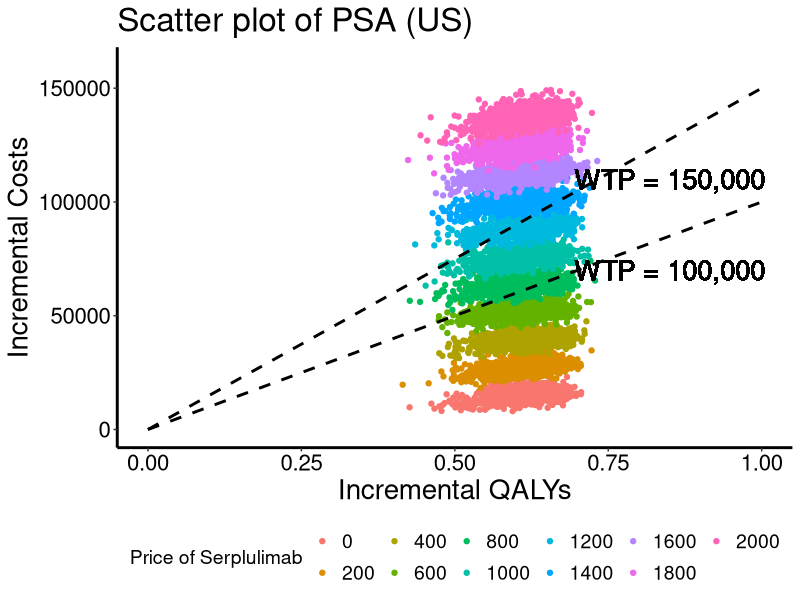
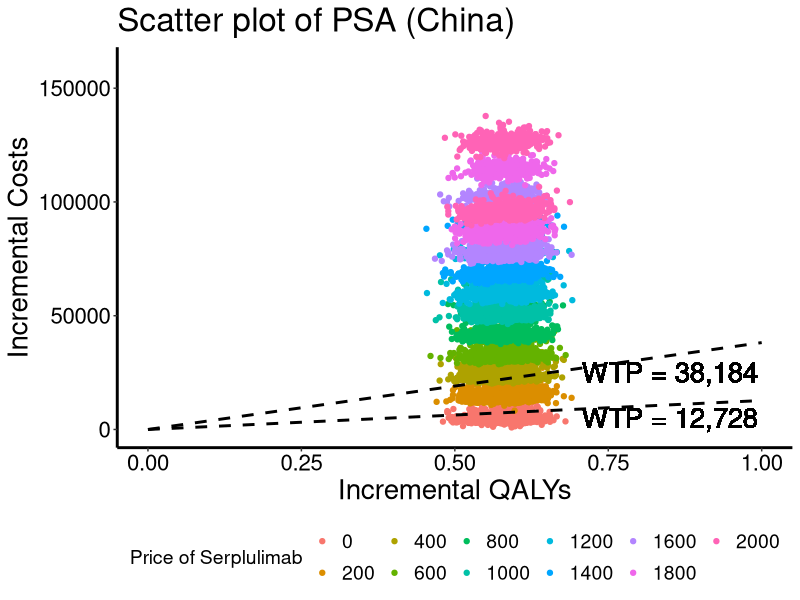
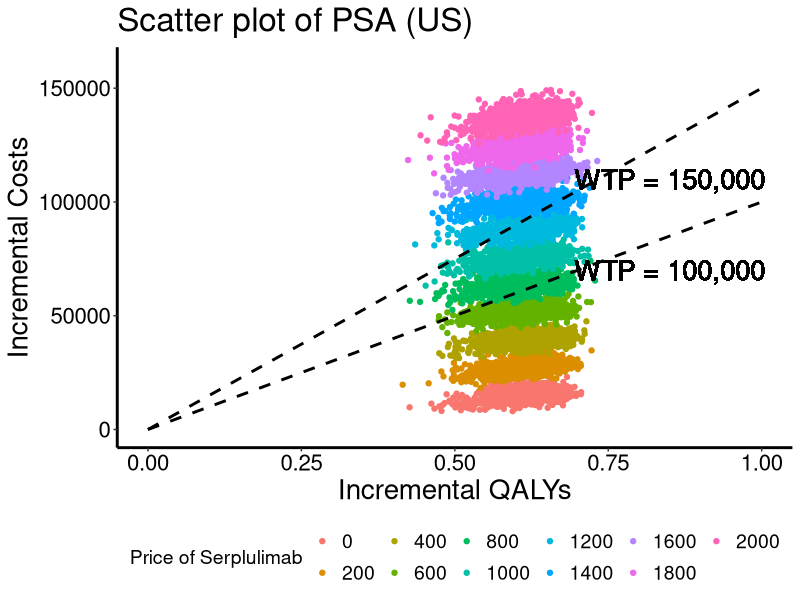
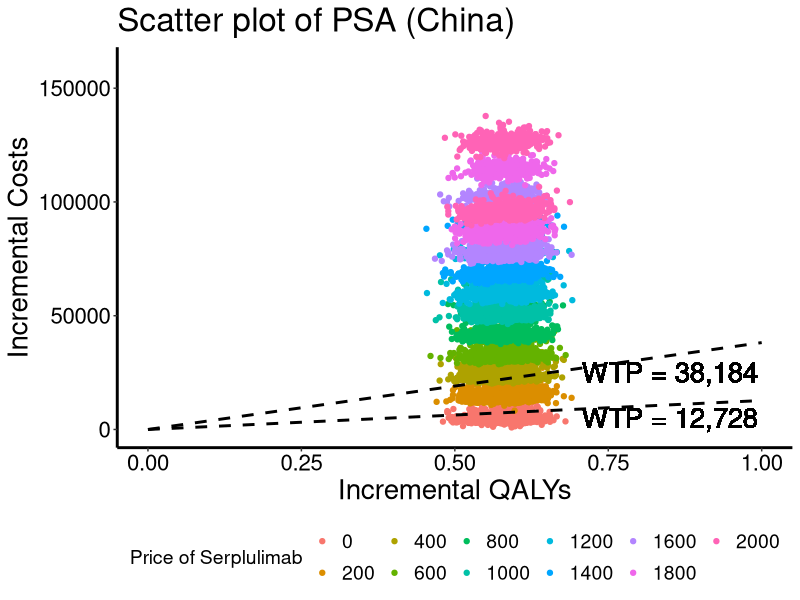

The R script that drew these images, in order:
library("ggplot2")
US <- read.csv("US.csv")
China<- read.csv("China.csv")

US$Group<-factor(US$Group,levels=c("0","200","400","600","800","1000","1200","1400","1600","1800","2000"))

summary(US)

wtp1<-100000
wtp2<-150000
y1<-function(x){wtp1*x}
y2<-function(x){wtp2*x}
ros<-ggplot(data = US)+geom_point(aes(x=Delta_QALYs,y=Delta_Costs,group=Group,colour=Group))+
  scale_color_discrete(name="Price of Serplulimab")+
    coord_cartesian(ylim=c(0,160000),xlim = c(0,1))+
    stat_function(fun = y1,geom = "line",xlim = c(0,1),size=1,linetype="dashed",colour="black")+
    stat_function(fun = y2,geom = "line",xlim = c(0,1),size=1,linetype="dashed",colour="black")+
  geom_text(aes(x= 0.85, y = 70000, label = "WTP = 100,000"),size=7)+
  geom_text(aes(x= 0.85, y = 110000, label = "WTP = 150,000"),size=7)+
    labs(x="Incremental QALYs",y="Incremental Costs", title = "Scatter plot of PSA (US)")+
  theme(axis.title.x= element_text(size=20,color="black"))+
  theme(axis.title.y= element_text(size=20,color="black"))+
  theme(panel.grid= element_blank())+
  theme(axis.line = element_line(colour = "black",size = 1))+
  theme(axis.text.x= element_text(size=16, color="black"))+
  theme(axis.text.y= element_text(size=16, color="black"))+
  theme(title = element_text(size=20, color="black"))+
  theme(panel.background = element_blank())+
  theme(panel.border=element_blank())+
  theme(legend.position = "bottom",
        legend.text = element_text(size = 14),legend.title = element_text(size = 14),strip.text = element_text(size = 14)) +
  guides(color = guide_legend(nrow = 2))  
  
ros
ggsave("PSA_us.png",ros,width = 18,height = 12,dpi = 300)


summary(China)
China$Group<-factor(China$Group,levels=c("0","200","400","600","800","1000","1200","1400","1600","1800","2000"))

wtp1<-12728
wtp2<-38184
y1<-function(x){wtp1*x}
y2<-function(x){wtp2*x}
ros<-ggplot(data = China)+geom_point(aes(x=Delta_QALYs,y=Delta_Costs,group=Group,colour=Group))+
  scale_color_discrete(name="Price of Serplulimab")+
  coord_cartesian(ylim=c(0,160000),xlim = c(0,1))+
  stat_function(fun = y1,geom = "line",xlim = c(0,1),size=1,linetype="dashed",colour="black")+
  stat_function(fun = y2,geom = "line",xlim = c(0,1),size=1,linetype="dashed",colour="black")+
  geom_text(aes(x= 0.85, y = 5000, label = "WTP = 12,728"),size=7)+
  geom_text(aes(x= 0.85, y = 25000, label = "WTP = 38,184"),size=7)+
  labs(x="Incremental QALYs",y="Incremental Costs", title = "Scatter plot of PSA (China)")+
  theme(axis.title.x= element_text(size=20,color="black"))+
  theme(axis.title.y= element_text(size=20,color="black"))+
  theme(panel.grid= element_blank())+
  theme(axis.line = element_line(colour = "black",size = 1))+
  theme(axis.text.x= element_text(size=16, color="black"))+
  theme(axis.text.y= element_text(size=16, color="black"))+
  theme(title = element_text(size=20, color="black"))+
  theme(panel.background = element_blank())+
  theme(panel.border=element_blank())+
  theme(legend.position = "bottom",
        legend.text = element_text(size = 14),legend.title = element_text(size = 14),strip.text = element_text(size = 14)) +
  guides(color = guide_legend(nrow = 2))  

ros
ggsave("PSA_ch.png",ros,width = 18,height = 12,dpi = 300)

